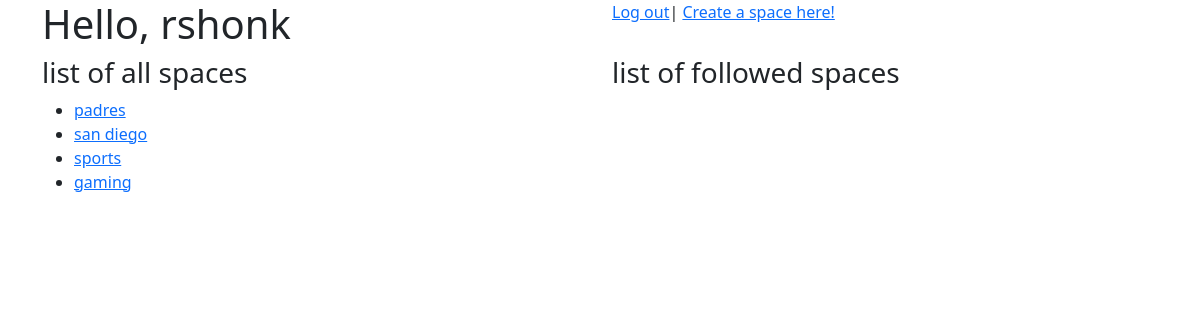
/profile/ (signed in), run on the app's committed database.
### main/models.py (models this page shows)
class Space(models.Model):
    spacename = models.CharField(max_length=25)
    def __str__(self):
        return self.spacename

### main/views.py (the view)
# urls.py: path('profile/', views.profile, name='profile'),
def profile(request):
    if request.user.is_authenticated:
        username = request.user
        spaces = Space.objects.all()
        return render(request, 'main/profile.html', {'username': username, 'spaces': spaces})

### main/templates/main/profile.html (shortened to what this page needs)
<!DOCTYPE html>
<html lang="en">
<head>
    {% load bootstrap5 %}
    {% bootstrap_css %}
</head>
<body>
<div class="container">
    <div class="row">
        <div class="col">
            <h1>Hello, {{ username }}</h1>
        </div>
        <div class="col">
            <a href="{% url 'main:logout_user' %}">Log out</a>|
            <a href="{% url 'main:create_space' %}">Create a space here!</a>
        </div>
    </div>
    <div class="row">
        <div class="col">
            <h3>list of all spaces</h3>
            <ul>
                {% for spacename in spaces %}
                    <li><a href="{% url 'main:space' spacename %}">{{ spacename }}</a></li>
                {% endfor %}
            </ul>
        </div>
        <div class="col">
            <h3>list of followed spaces</h3>
        </div>
    </div>
</div>
</body>
</html>

### data on the page
Space: spacename "padres"
Space: spacename "san diego"
Space: spacename "sports"
Space: spacename "gaming"
